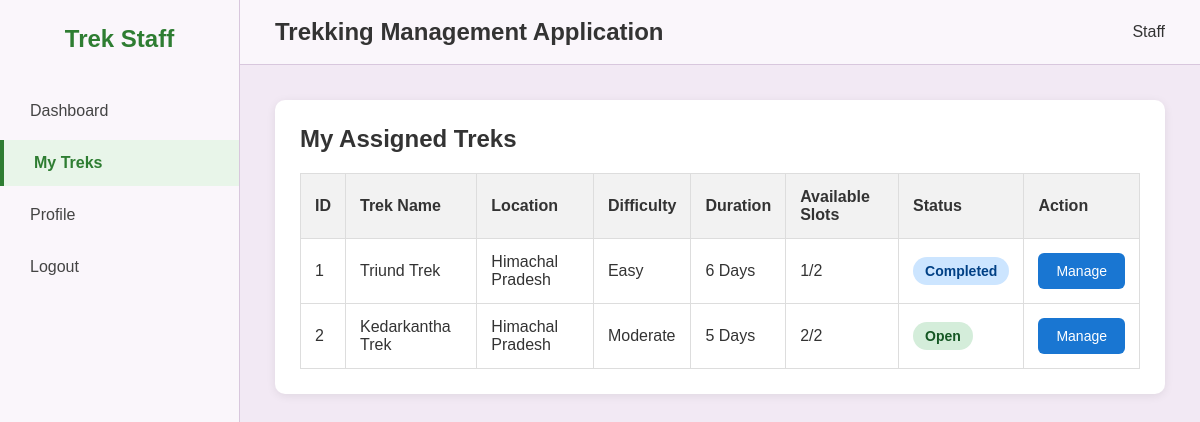
The page /staff/treks (signed in) on the database its author committed.
### models/models.py (models this page shows)
class Trek(db.Model):
    __tablename__='treks'
    id=db.Column(db.Integer,primary_key=True)
    name=db.Column(db.String(100),nullable=False)
    location=db.Column(db.String(150),nullable=False)
    difficulty=db.Column(db.String(20),nullable=False)         #easy/moderate/hard
    duration_days=db.Column(db.Integer,nullable=False)
    total_slots=db.Column(db.Integer,nullable=False)
    available_slots=db.Column(db.Integer,nullable=False)
    assigned_staff_id=db.Column(db.Integer,db.ForeignKey('users.id'), nullable=True)
    status=db.Column(db.String(20),default='pending')              #pending/approved/Open/Closed/Completed
    start_date=db.Column(db.Date,nullable=False)
    end_date=db.Column(db.Date,nullable=False)
    description=db.Column(db.Text,default='')
    price=db.Column(db.Float,default=0.0)
    created_at=db.Column(db.DateTime,default=datetime.utcnow)
    assigned_staff=db.relationship('User',foreign_keys=[assigned_staff_id],backref='assigned_treks')
    bookings=db.relationship('Booking',backref='trek',lazy=True)

### controllers/staff_controller.py (the view)
    @app.route('/staff/treks')
    @login_required
    @role_required('staff')
    def assigned_treks():
        treks = Trek.query.filter_by(assigned_staff_id=session['user_id']).all()
        return render_template('staff/assigned_treks.html',
                               treks=treks
                               )

### templates/staff/assigned_treks.html
{% extends "base.html" %}
{% block content %}
<div class="dashboard-container">
    <aside class="sidebar">
        <h2 class="logo"> Trek Staff</h2>
        <ul>
            <li>
                <a href="{{ url_for('staff_dashboard') }}">Dashboard</a>
            </li>
            <li class="active">
                <a href="{{ url_for('assigned_treks') }}">My Treks</a>
            </li>
            <li>
                <a href="{{ url_for('staff_profile') }}">Profile</a>
            </li>
            <li>
                <a href="{{ url_for('logout') }}">Logout</a>
            </li>
        </ul>
    </aside>
    <div class="main-content">
        <header class="topbar">
            <h2>Trekking Management Application</h2>
            <div class="admin-info">
                 Staff
            </div>
        </header>
        <div class="content">
            <div class="table-box">
                <div class="table-header">
                    <h2>My Assigned Treks</h2>
                </div>
                <table>
                    <thead>
                        <tr>
                            <th>ID</th>
                            <th>Trek Name</th>
                            <th>Location</th>
                            <th>Difficulty</th>
                            <th>Duration</th>
                            <th>Available Slots</th>
                            <th>Status</th>
                            <th>Action</th>
                        </tr>
                    </thead>
                    <tbody>
                    {% if treks %}
                        {% for trek in treks %}
                        <tr>
                            <td>{{ trek.id }}</td>
                            <td>{{ trek.name }}</td>
                            <td>{{ trek.location }}</td>
                            <td>{{ trek.difficulty }}</td>
                            <td>{{ trek.duration_days }} Days</td>
                            <td>
                                {{ trek.available_slots }}/{{ trek.total_slots }}
                            </td>
                            <td>
                                {% if trek.status == "Open" %}
                                    <span class="status-open">
                                        Open
                                    </span>
                                {% elif trek.status == "Closed" %}
                                    <span class="status-closed">
                                        Closed
                                    </span>
                                {% elif trek.status == "Completed" %}
                                    <span class="status-completed">
                                        Completed
                                    </span>
                                {% else %}
                                    <span class="status-pending">
                                        {{ trek.status }}
                                    </span>
                                {% endif %}
                            </td>
                            <td>
                                <a href="{{ url_for('trek_details', trek_id=trek.id) }}"
                                   class="edit-btn">
                                    Manage
                                </a>
                            </td>
                        </tr>
                        {% endfor %}
                    {% else %}
                        <tr>
                            <td colspan="8" style="text-align:center;padding:20px;">
                                No treks assigned.
                            </td>
                        </tr>
                    {% endif %}
                    </tbody>
                </table>
            </div>
        </div>
    </div>
</div>
{% endblock %}

### static/css/style.css (style rules this page uses)
* { margin:0; padding:0; box-sizing:border-box; font-family:Arial, Helvetica, sans-serif; }
body { background:#F2E9F4; color:#333; }
.dashboard-container { display:flex; min-height:100vh; }
.sidebar { width:240px; background:#FAF6FB; border-right:1px solid #d8c7dd; padding:25px 0; }
.logo { text-align:center; color:#2e7d32; margin-bottom:35px; }
.sidebar ul { list-style:none; }
.sidebar li { margin:6px 0; }
.sidebar a { display:block; padding:14px 30px; text-decoration:none; color:#444; transition:.3s; }
.sidebar li.active a { background:#e8f5e9; color:#2e7d32; font-weight:bold; border-left:4px solid #2e7d32; }
.main-content { flex:1; }
.topbar { display:flex; justify-content:space-between; align-items:center; background:#FAF6FB; padding:18px 35px; border-bottom:1px solid #d8c7dd; }
.content { padding:35px; }
.card, .profile-card, .form-card, .table-box { background:#fff; border-radius:10px; box-shadow:0 2px 10px rgba(0,0,0,.08); }
.profile-card, .form-card, .table-box { padding:25px; margin-bottom:30px; }
.table-header { display:flex; justify-content:space-between; align-items:center; margin-bottom:20px; }
.table-header h2 { margin:0; }
table { width:100%; border-collapse:collapse; background:#fff; }
table th { background:#f2f2f2; }
table th, table td { padding:14px; border:1px solid #ddd; text-align:left; }
.btn, .save-btn, .cancel-btn, .edit-btn, .delete-btn, .assign-btn { display:inline-block; text-decoration:none; padding:10px 18px; border-radius:6px; font-size:14px; border:none; cursor:pointer; }
.edit-btn { background:#1976d2; color:#fff; }
.status-open, .status-completed, .status-closed, .status-pending { padding:6px 12px; border-radius:20px; font-size:14px; font-weight:bold; }
.status-open { background:#d4edda;color:#155724; }
.status-completed { background:#cce5ff;color:#004085; }

### rows shown on the page
Trek: id "1", name "Triund Trek", location "Himachal Pradesh", difficulty "Easy", duration_days "6", available_slots "1", total_slots "2", status "Completed"
Trek: id "2", name "Kedarkantha Trek", location "Himachal Pradesh", difficulty "Moderate", duration_days "5", available_slots "2", total_slots "2", status "Open"
